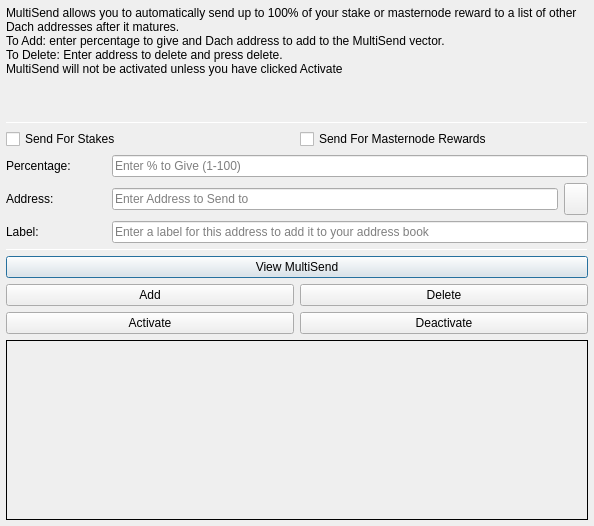
<?xml version="1.0" encoding="UTF-8"?>
<ui version="4.0">
 <class>MultiSendDialog</class>
 <widget class="QDialog" name="MultiSendDialog">
  <property name="windowModality">
   <enum>Qt::NonModal</enum>
  </property>
  <property name="geometry">
   <rect>
    <x>0</x>
    <y>0</y>
    <width>594</width>
    <height>526</height>
   </rect>
  </property>
  <property name="windowTitle">
   <string>MultiSend</string>
  </property>
  <layout class="QVBoxLayout" name="verticalLayout" stretch="0">
   <property name="leftMargin">
    <number>6</number>
   </property>
   <property name="topMargin">
    <number>6</number>
   </property>
   <property name="rightMargin">
    <number>6</number>
   </property>
   <property name="bottomMargin">
    <number>6</number>
   </property>
   <item>
    <layout class="QVBoxLayout" name="verticalLayout_Main" stretch="1,1,1,0,1,1,1">
     <item>
      <widget class="QLabel" name="label_2">
       <property name="lineWidth">
        <number>1</number>
       </property>
       <property name="text">
        <string>MultiSend allows you to automatically send up to 100% of your stake or masternode reward to a list of other Dach addresses after it matures.
To Add: enter percentage to give and Dach address to add to the MultiSend vector.
To Delete: Enter address to delete and press delete.
MultiSend will not be activated unless you have clicked Activate</string>
       </property>
       <property name="alignment">
        <set>Qt::AlignLeading|Qt::AlignLeft|Qt::AlignTop</set>
       </property>
       <property name="wordWrap">
        <bool>true</bool>
       </property>
      </widget>
     </item>
     <item>
      <widget class="Line" name="line">
       <property name="minimumSize">
        <size>
         <width>0</width>
         <height>1</height>
        </size>
       </property>
       <property name="maximumSize">
        <size>
         <width>16777215</width>
         <height>1</height>
        </size>
       </property>
       <property name="orientation">
        <enum>Qt::Horizontal</enum>
       </property>
      </widget>
     </item>
     <item>
      <layout class="QVBoxLayout" name="verticalLayout_Settings">
       <item>
        <layout class="QHBoxLayout" name="horizontalLayout">
         <item>
          <widget class="QCheckBox" name="multiSendStakeCheckBox">
           <property name="text">
            <string>Send For Stakes</string>
           </property>
          </widget>
         </item>
         <item>
          <widget class="QCheckBox" name="multiSendMasternodeCheckBox">
           <property name="text">
            <string>Send For Masternode Rewards</string>
           </property>
          </widget>
         </item>
        </layout>
       </item>
       <item>
        <layout class="QHBoxLayout" name="horizontalLayout_6">
         <item>
          <widget class="QLabel" name="label">
           <property name="minimumSize">
            <size>
             <width>100</width>
             <height>0</height>
            </size>
           </property>
           <property name="toolTip">
            <string>Percentage of stake to send</string>
           </property>
           <property name="text">
            <string>Percentage:</string>
           </property>
          </widget>
         </item>
         <item>
          <widget class="QLineEdit" name="multiSendPercentEdit">
           <property name="toolTip">
            <string>Enter whole numbers 1 - 100</string>
           </property>
           <property name="placeholderText">
            <string>Enter % to Give (1-100)</string>
           </property>
          </widget>
         </item>
        </layout>
       </item>
       <item>
        <layout class="QHBoxLayout" name="horizontalLayout_7">
         <item>
          <widget class="QLabel" name="label_5">
           <property name="minimumSize">
            <size>
             <width>100</width>
             <height>0</height>
            </size>
           </property>
           <property name="toolTip">
            <string>Address to send portion of stake to</string>
           </property>
           <property name="text">
            <string>Address:</string>
           </property>
          </widget>
         </item>
         <item>
          <widget class="QLineEdit" name="multiSendAddressEdit">
           <property name="toolTip">
            <string/>
           </property>
           <property name="placeholderText">
            <string>Enter Address to Send to</string>
           </property>
          </widget>
         </item>
         <item>
          <widget class="QToolButton" name="addressBookButton">
           <property name="maximumSize">
            <size>
             <width>16777215</width>
             <height>32</height>
            </size>
           </property>
           <property name="toolTip">
            <string>Choose an address from the address book</string>
           </property>
           <property name="text">
            <string/>
           </property>
           <property name="icon">
            <iconset resource="../dach.qrc">
             <normaloff>:/icons/address-book</normaloff>:/icons/address-book</iconset>
           </property>
           <property name="shortcut">
            <string>Alt+A</string>
           </property>
          </widget>
         </item>
        </layout>
       </item>
      </layout>
     </item>
     <item>
      <layout class="QHBoxLayout" name="horizontalLayout_3">
       <item>
        <widget class="QLabel" name="label_3">
         <property name="minimumSize">
          <size>
           <width>100</width>
           <height>0</height>
          </size>
         </property>
         <property name="text">
          <string>Label:</string>
         </property>
        </widget>
       </item>
       <item>
        <widget class="QLineEdit" name="labelAddressLabelEdit">
         <property name="placeholderText">
          <string>Enter a label for this address to add it to your address book</string>
         </property>
        </widget>
       </item>
      </layout>
     </item>
     <item>
      <widget class="Line" name="line_2">
       <property name="minimumSize">
        <size>
         <width>0</width>
         <height>1</height>
        </size>
       </property>
       <property name="maximumSize">
        <size>
         <width>16777215</width>
         <height>1</height>
        </size>
       </property>
       <property name="orientation">
        <enum>Qt::Horizontal</enum>
       </property>
      </widget>
     </item>
     <item>
      <layout class="QVBoxLayout" name="verticalLayout_Buttons">
       <item>
        <layout class="QHBoxLayout" name="horizontalLayout_4">
         <item>
          <widget class="QPushButton" name="viewButton">
           <property name="toolTip">
            <string/>
           </property>
           <property name="statusTip">
            <string>View MultiSend Vector</string>
           </property>
           <property name="text">
            <string>View MultiSend</string>
           </property>
          </widget>
         </item>
        </layout>
       </item>
       <item>
        <layout class="QHBoxLayout" name="horizontalLayout_2">
         <item>
          <widget class="QPushButton" name="addButton">
           <property name="toolTip">
            <string/>
           </property>
           <property name="statusTip">
            <string>Add to MultiSend Vector</string>
           </property>
           <property name="text">
            <string>Add</string>
           </property>
          </widget>
         </item>
         <item>
          <widget class="QPushButton" name="deleteButton">
           <property name="toolTip">
            <string/>
           </property>
           <property name="statusTip">
            <string>Delete Address From MultiSend Vector</string>
           </property>
           <property name="text">
            <string>Delete</string>
           </property>
          </widget>
         </item>
        </layout>
       </item>
       <item>
        <layout class="QHBoxLayout" name="horizontalLayout_5">
         <item>
          <widget class="QPushButton" name="activateButton">
           <property name="statusTip">
            <string>Activate MultiSend</string>
           </property>
           <property name="text">
            <string>Activate</string>
           </property>
          </widget>
         </item>
         <item>
          <widget class="QPushButton" name="disableButton">
           <property name="statusTip">
            <string>Deactivate MultiSend</string>
           </property>
           <property name="text">
            <string>Deactivate</string>
           </property>
          </widget>
         </item>
        </layout>
       </item>
      </layout>
     </item>
     <item>
      <widget class="QLabel" name="message">
       <property name="minimumSize">
        <size>
         <width>0</width>
         <height>180</height>
        </size>
       </property>
       <property name="frameShape">
        <enum>QFrame::Panel</enum>
       </property>
       <property name="frameShadow">
        <enum>QFrame::Plain</enum>
       </property>
       <property name="lineWidth">
        <number>1</number>
       </property>
       <property name="midLineWidth">
        <number>1</number>
       </property>
       <property name="text">
        <string/>
       </property>
       <property name="alignment">
        <set>Qt::AlignLeading|Qt::AlignLeft|Qt::AlignTop</set>
       </property>
       <property name="wordWrap">
        <bool>true</bool>
       </property>
      </widget>
     </item>
    </layout>
   </item>
  </layout>
 </widget>
 <resources>
  <include location="../dach.qrc"/>
 </resources>
 <connections/>
</ui>
